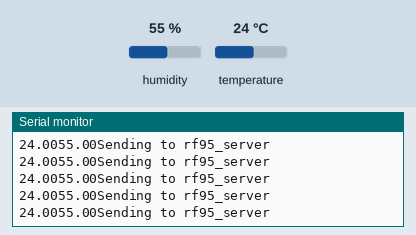
The sketch below on a simulated Arduino Uno, built with avr-gcc and run on an emulated ATmega328P. On the bench: the last lines printed to the serial monitor. Inputs (shaded band) come from the test bench; at power-on: humidity 55 %, temperature 24 °C. No radio packets arrive unless stated.

Above: at 3.1 s.
3.2 s: humidity set to 22 %
At 4.97 s:
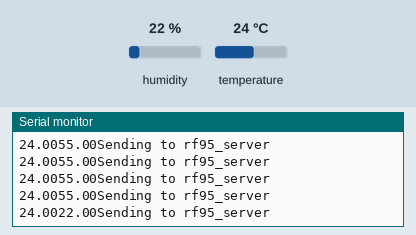
9.8 s: temperature set to 12 °C
At 10.09 s:
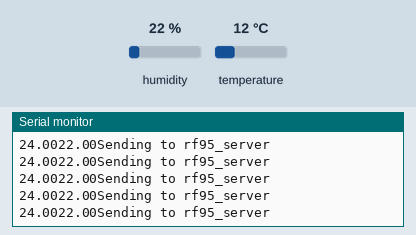
12.9 s: humidity set to 40 %
At 13.81 s:
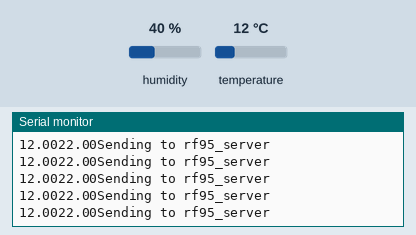
Timing chart, 0 to 15.9 s (numbered marks = the images above; inputs shaded):
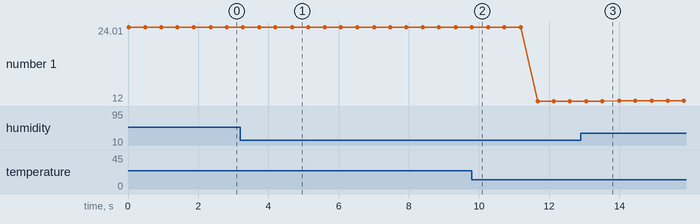

Measured:
- after the input at 3.2 s, the serial monitor: prints a new line after 1.5 s (image 1)
- plotted number 1: 24.01 → 24 after the input at 3.2 s, 24 → 12 after the input at 9.8 s, 12 → 12 after the input at 12.9 s

The sketch:

lora2.ino
```cpp
#include <SPI.h>
#include <RH_RF95.h>
#include "DHT.h"

#define DHTPIN A0     // what pin we're connected to
#define DHTTYPE DHT11   // DHT type
DHT dht(DHTPIN, DHTTYPE);
float hum;  //Stores humidity value
float temp; //Stores temperature value

RH_RF95 rf95;

void setup()
{
  Serial.begin(9600);
  dht.begin();
  if (!rf95.init())
    Serial.println("init failed");
  // Defaults after init are 434.0MHz, 13dBm, Bw = 125 kHz, Cr = 4/5, Sf = 128chips/symbol, CRC on

}

void loop()
{
  temp = dht.readTemperature();
  hum = dht.readHumidity();
  String humidity = String(hum); //int to String
  String temperature = String(temp);
  String data = temperature + humidity;
  Serial.print(data);
  char d[5];
  data.toCharArray(d, 5); //String to char array
  Serial.println("Sending to rf95_server");
  rf95.send(d, sizeof(d));
  rf95.waitPacketSent();

  delay(400);
}
```
